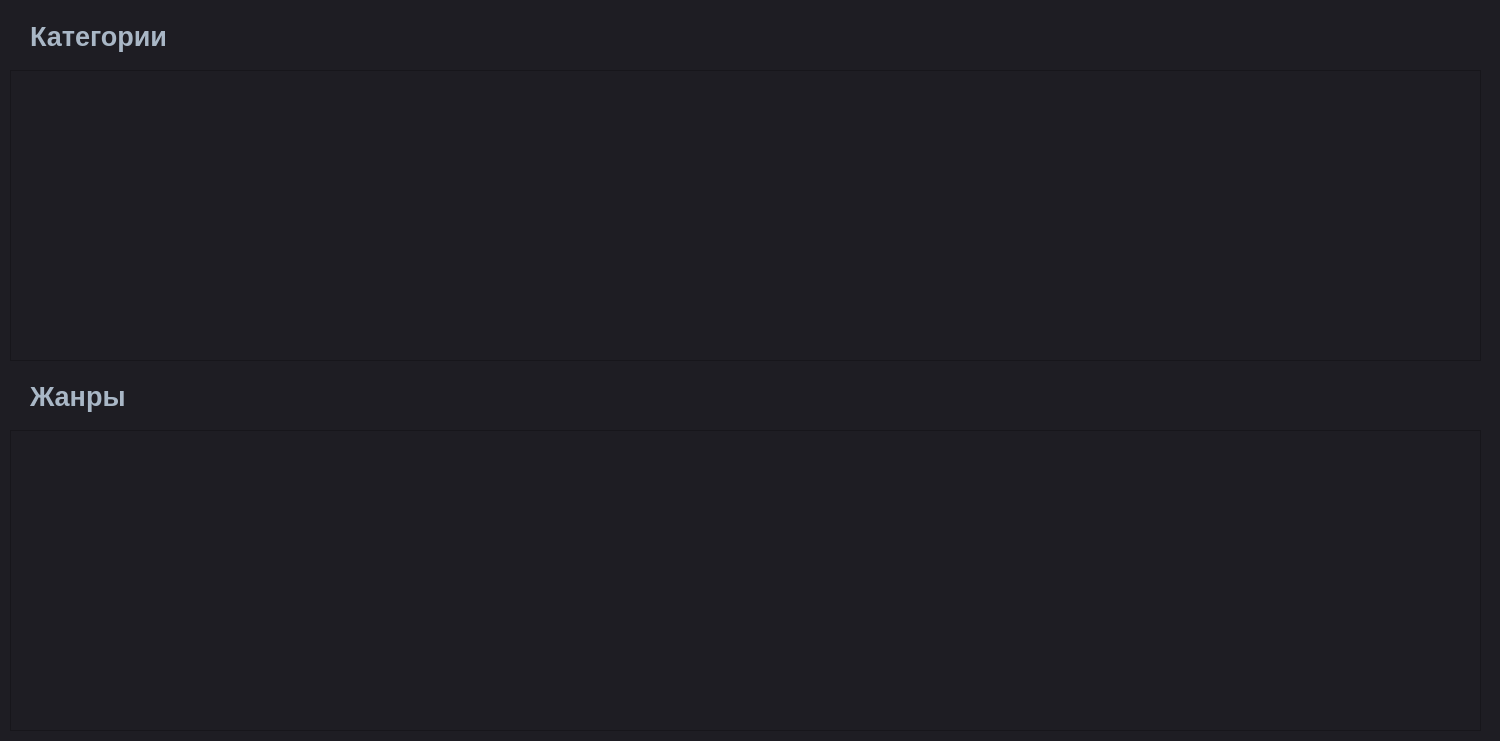
 <widget class="QFrame" name="CatalogFragment">
  <property name="geometry">
   <rect>
    <x>0</x>
    <y>0</y>
    <width>1500</width>
    <height>741</height>
   </rect>
  </property>
  <property name="minimumSize">
   <size>
    <width>1500</width>
    <height>741</height>
   </size>
  </property>
  <property name="maximumSize">
   <size>
    <width>1500</width>
    <height>741</height>
   </size>
  </property>
  <property name="windowTitle">
   <string>Frame</string>
  </property>
  <property name="styleSheet">
   <string notr="true">QFrame {
	background-color:#1e1d23;
}
QWidget {
	background-color:#1e1d23;
}
QMainWindow {
	background-color:#1e1d23;
}
QDialog {
	background-color:#1e1d23;
}
QColorDialog {
	background-color:#1e1d23;
}
QTextEdit {
	background-color:#1e1d23;
	color: #a9b7c6;
}
QPlainTextEdit {
	selection-background-color:#007b50;
	background-color:#1e1d23;
	border-style: solid;
	border-top-color: transparent;
	border-right-color: transparent;
	border-left-color: transparent;
	border-bottom-color: transparent;
	border-width: 1px;
	color: #a9b7c6;
}
QPushButton{
	border-style: solid;
	border-top-color: transparent;
	border-right-color: transparent;
	border-left-color: transparent;
	border-bottom-color: transparent;
	border-width: 1px;
	border-style: solid;
	color: #a9b7c6;
	padding: 2px;
	background-color: #1e1d23;
}
QPushButton::default{
	border-style: inset;
	border-top-color: transparent;
	border-right-color: transparent;
	border-left-color: transparent;
	border-bottom-color: #04b97f;
	border-width: 1px;
	color: #a9b7c6;
	padding: 2px;
	background-color: #1e1d23;
}
QToolButton {
	border-style: solid;
	border-top-color: transparent;
	border-right-color: transparent;
	border-left-color: transparent;
	border-bottom-color: #04b97f;
	border-bottom-width: 1px;
	border-style: solid;
	color: #a9b7c6;
	padding: 2px;
	background-color: #1e1d23;
}
QToolButton:hover{
	border-style: solid;
	border-top-color: transparent;
	border-right-color: transparent;
	border-left-color: transparent;
	border-bottom-color: #37efba;
	border-bottom-width: 2px;
	border-style: solid;
	color: #FFFFFF;
	padding-bottom: 1px;
	background-color: #1e1d23;
}
QPushButton:hover{
	border-style: solid;
	border-top-color: transparent;
	border-right-color: transparent;
	border-left-color: transparent;
	border-bottom-color: #37efba;
	border-bottom-width: 1px;
	border-style: solid;
	color: #FFFFFF;
	padding-bottom: 2px;
	background-color: #1e1d23;
}
QPushButton:pressed{
	border-style: solid;
	border-top-color: transparent;
	border-right-color: transparent;
	border-left-color: transparent;
	border-bottom-color: #37efba;
	border-bottom-width: 2px;
	border-style: solid;
	color: #37efba;
	padding-bottom: 1px;
	background-color: #1e1d23;
}
QPushButton:disabled{
	border-style: solid;
	border-top-color: transparent;
	border-right-color: transparent;
	border-left-color: transparent;
	border-bottom-color: #808086;
	border-bottom-width: 2px;
	border-style: solid;
	color: #808086;
	padding-bottom: 1px;
	background-color: #1e1d23;
}
QLineEdit {
	border-width: 1px; border-radius: 4px;
	border-color: rgb(58, 58, 58);
	border-style: inset;
	padding: 0 8px;
	color: #a9b7c6;
	background:#1e1d23;
	selection-background-color:#007b50;
	selection-color: #FFFFFF;
}
QLabel {
	color: #a9b7c6;
}
QLCDNumber {
	color: #37e6b4;
}
QProgressBar {
	text-align: center;
	color: rgb(240, 240, 240);
	border-width: 1px; 
	border-radius: 10px;
	border-color: rgb(58, 58, 58);
	border-style: inset;
	background-color:#1e1d23;
}
QProgressBar::chunk {
	background-color: #04b97f;
	border-radius: 5px;
}
QMenuBar {
	background-color: #1e1d23;
}
QMenuBar::item {
	color: #a9b7c6;
  	spacing: 3px;
  	padding: 1px 4px;
  	background: #1e1d23;
}

QMenuBar::item:selected {
  	background:#1e1d23;
	color: #FFFFFF;
}
QMenu::item:selected {
	border-style: solid;
	border-top-color: transparent;
	border-right-color: transparent;
	border-left-color: #04b97f;
	border-bottom-color: transparent;
	border-left-width: 2px;
	color: #FFFFFF;
	padding-left:15px;
	padding-top:4px;
	padding-bottom:4px;
	padding-right:7px;
	background-color: #1e1d23;
}
QMenu::item {
	border-style: solid;
	border-top-color: transparent;
	border-right-color: transparent;
	border-left-color: transparent;
	border-bottom-color: transparent;
	border-bottom-width: 1px;
	border-style: solid;
	color: #a9b7c6;
	padding-left:17px;
	padding-top:4px;
	padding-bottom:4px;
	padding-right:7px;
	background-color: #1e1d23;
}
QMenu{
	background-color:#1e1d23;
}
QTabWidget {
	color:rgb(0,0,0);
	background-color:#1e1d23;
}
QTabWidget::pane {
		border-color: rgb(77,77,77);
		background-color:#1e1d23;
		border-style: solid;
		border-width: 1px;
    	border-radius: 6px;
}
QTabBar::tab {
	border-style: solid;
	border-top-color: transparent;
	border-right-color: transparent;
	border-left-color: transparent;
	border-bottom-color: transparent;
	border-bottom-width: 1px;
	border-style: solid;
	color: #808086;
	padding: 3px;
	margin-left:3px;
	background-color: #1e1d23;
}
QTabBar::tab:selected, QTabBar::tab:last:selected, QTabBar::tab:hover {
  	border-style: solid;
	border-top-color: transparent;
	border-right-color: transparent;
	border-left-color: transparent;
	border-bottom-color: #04b97f;
	border-bottom-width: 2px;
	border-style: solid;
	color: #FFFFFF;
	padding-left: 3px;
	padding-bottom: 2px;
	margin-left:3px;
	background-color: #1e1d23;
}

QCheckBox {
	color: #a9b7c6;
	padding: 2px;
}
QCheckBox:disabled {
	color: #808086;
	padding: 2px;
}

QCheckBox:hover {
	border-radius:4px;
	border-style:solid;
	padding-left: 1px;
	padding-right: 1px;
	padding-bottom: 1px;
	padding-top: 1px;
	border-width:1px;
	border-color: rgb(87, 97, 106);
	background-color:#1e1d23;
}
QCheckBox::indicator:checked {

	height: 10px;
	width: 10px;
	border-style:solid;
	border-width: 1px;
	border-color: #04b97f;
	color: #a9b7c6;
	background-color: #04b97f;
}
QCheckBox::indicator:unchecked {

	height: 10px;
	width: 10px;
	border-style:solid;
	border-width: 1px;
	border-color: #04b97f;
	color: #a9b7c6;
	background-color: transparent;
}
QRadioButton {
	color: #a9b7c6;
	background-color: #1e1d23;
	padding: 1px;
}
QRadioButton::indicator:checked {
	height: 10px;
	width: 10px;
	border-style:solid;
	border-radius:5px;
	border-width: 1px;
	border-color: #04b97f;
	color: #a9b7c6;
	background-color: #04b97f;
}
QRadioButton::indicator:!checked {
	height: 10px;
	width: 10px;
	border-style:solid;
	border-radius:5px;
	border-width: 1px;
	border-color: #04b97f;
	color: #a9b7c6;
	background-color: transparent;
}
QStatusBar {
	color:#027f7f;
}
QSpinBox {
	color: #a9b7c6;	
	background-color: #1e1d23;
}
QDoubleSpinBox {
	color: #a9b7c6;	
	background-color: #1e1d23;
}
QTimeEdit {
	color: #a9b7c6;	
	background-color: #1e1d23;
}
QDateTimeEdit {
	color: #a9b7c6;	
	background-color: #1e1d23;
}
QDateEdit {
	color: #a9b7c6;	
	background-color: #1e1d23;
}
QComboBox {
	color: #a9b7c6;	
	background: #1e1d23;
}
QComboBox:editable {
	background: #1e1d23;
	color: #a9b7c6;
	selection-background-color: #1e1d23;
}
QComboBox QAbstractItemView {
	color: #a9b7c6;	
	background: #1e1d23;
	selection-color: #FFFFFF;
	selection-background-color: #1e1d23;
}
QComboBox:!editable:on, QComboBox::drop-down:editable:on {
	color: #a9b7c6;	
	background: #1e1d23;
}
QFontComboBox {
	color: #a9b7c6;	
	background-color: #1e1d23;
}
QToolBox {
	color: #a9b7c6;
	background-color: #1e1d23;
}
QToolBox::tab {
	color: #a9b7c6;
	background-color: #1e1d23;
}
QToolBox::tab:selected {
	color: #FFFFFF;
	background-color: #1e1d23;
}
QScrollArea {
	color: #FFFFFF;
	background-color: #1e1d23;
}
QSlider::groove:horizontal {
	height: 5px;
	background: #04b97f;
}
QSlider::groove:vertical {
	width: 5px;
	background: #04b97f;
}
QSlider::handle:horizontal {
	background: qlineargradient(x1:0, y1:0, x2:1, y2:1, stop:0 #b4b4b4, stop:1 #8f8f8f);
	border: 1px solid #5c5c5c;
	width: 14px;
	margin: -5px 0;
	border-radius: 7px;
}
QSlider::handle:vertical {
	background: qlineargradient(x1:1, y1:1, x2:0, y2:0, stop:0 #b4b4b4, stop:1 #8f8f8f);
	border: 1px solid #5c5c5c;
	height: 14px;
	margin: 0 -5px;
	border-radius: 7px;
}
QSlider::add-page:horizontal {
    background: white;
}
QSlider::add-page:vertical {
    background: white;
}
QSlider::sub-page:horizontal {
    background: #04b97f;
}
QSlider::sub-page:vertical {
    background: #04b97f;
}

QPushButton{
	border-style: solid;
	border-color: #050a0e;
	border-width: 1px;
	border-radius: 5px;
	color: #d3dae3;
	padding: 2px;
	background-color: #100E19;
}
QPushButton::default{
	border-style: solid;
	border-color: #050a0e;
	border-width: 1px;
	border-radius: 5px;
	color: #FFFFFF;
	padding: 2px;
	background-color: #151a1e;
}
QPushButton:hover{
	border-style: solid;
	border-top-color: qlineargradient(spread:pad, x1:0, y1:1, x2:1, y2:1, stop:0 #C0DB50, stop:0.4 #C0DB50, stop:0.5 #100E19, stop:1 #100E19);
    border-bottom-color: qlineargradient(spread:pad, x1:0, y1:1, x2:1, y2:1, stop:0 #100E19, stop:0.5 #100E19, stop:0.6 #C0DB50, stop:1 #C0DB50);
    border-left-color: qlineargradient(spread:pad, x1:0, y1:0, x2:0, y2:1, stop:0 #C0DB50, stop:0.3 #C0DB50, stop:0.7 #100E19, stop:1 #100E19);
    border-right-color: qlineargradient(spread:pad, x1:0, y1:1, x2:0, y2:0, stop:0 #C0DB50, stop:0.3 #C0DB50, stop:0.7 #100E19, stop:1 #100E19);
	border-width: 2px;
    border-radius: 1px;
	color: #d3dae3;
	padding: 2px;
}
QPushButton:pressed{
	border-style: solid;
	border-top-color: qlineargradient(spread:pad, x1:0, y1:1, x2:1, y2:1, stop:0 #d33af1, stop:0.4 #d33af1, stop:0.5 #100E19, stop:1 #100E19);
    border-bottom-color: qlineargradient(spread:pad, x1:0, y1:1, x2:1, y2:1, stop:0 #100E19, stop:0.5 #100E19, stop:0.6 #d33af1, stop:1 #d33af1);
    border-left-color: qlineargradient(spread:pad, x1:0, y1:0, x2:0, y2:1, stop:0 #d33af1, stop:0.3 #d33af1, stop:0.7 #100E19, stop:1 #100E19);
    border-right-color: qlineargradient(spread:pad, x1:0, y1:1, x2:0, y2:0, stop:0 #d33af1, stop:0.3 #d33af1, stop:0.7 #100E19, stop:1 #100E19);
	border-width: 2px;
    border-radius: 1px;
	color: #d3dae3;
	padding: 2px;
}</string>
  </property>
  <widget class="QLabel" name="label">
   <property name="geometry">
    <rect>
     <x>30</x>
     <y>20</y>
     <width>191</width>
     <height>33</height>
    </rect>
   </property>
   <property name="text">
    <string>&lt;html&gt;&lt;head/&gt;&lt;body&gt;&lt;p&gt;&lt;span style=&quot; font-size:20pt; font-weight:600;&quot;&gt;Категории&lt;/span&gt;&lt;/p&gt;&lt;/body&gt;&lt;/html&gt;</string>
   </property>
  </widget>
  <widget class="QLabel" name="label_2">
   <property name="geometry">
    <rect>
     <x>30</x>
     <y>380</y>
     <width>141</width>
     <height>33</height>
    </rect>
   </property>
   <property name="text">
    <string>&lt;html&gt;&lt;head/&gt;&lt;body&gt;&lt;p&gt;&lt;span style=&quot; font-size:20pt; font-weight:600;&quot;&gt;Жанры&lt;/span&gt;&lt;/p&gt;&lt;/body&gt;&lt;/html&gt;</string>
   </property>
  </widget>
  <widget class="QScrollArea" name="scrollArea">
   <property name="geometry">
    <rect>
     <x>10</x>
     <y>70</y>
     <width>1471</width>
     <height>291</height>
    </rect>
   </property>
   <property name="styleSheet">
    <string notr="true">QFrame {
	background-color:#1e1d23;
}
QScrollArea{
  color: qlineargradient(spread:pad, x1:0, y1:0, x2:1, y2:0, stop:0 rgba(0, 0, 0, 255), stop:1 rgba(255, 255, 255, 255))f;
	padding: 2px;
	background-color:qlineargradient(spread:pad, x1:0, y1:0, x2:1, y2:0, stop:0 rgba(0, 0, 0, 255), stop:1 rgba(255, 255, 255, 255))f;
}
QMainWindow {
	background-color:#1e1d23;
}
QDialog {
	background-color:#1e1d23;
}
QColorDialog {
	background-color:#1e1d23;
}
QTextEdit {
	background-color:#1e1d23;
	color: #a9b7c6;
}
QPlainTextEdit {
	selection-background-color:#007b50;
	background-color:#1e1d23;
	border-style: solid;
	border-top-color: transparent;
	border-right-color: transparent;
	border-left-color: transparent;
	border-bottom-color: transparent;
	border-width: 1px;
	color: #a9b7c6;
}
QPushButton{
	border-style: solid;
	border-top-color: transparent;
	border-right-color: transparent;
	border-left-color: transparent;
	border-bottom-color: transparent;
	border-width: 1px;
	border-style: solid;
	color: #a9b7c6;
	padding: 2px;
	background-color: #1e1d23;
}
QPushButton::default{
	border-style: inset;
	border-top-color: transparent;
	border-right-color: transparent;
	border-left-color: transparent;
	border-bottom-color: #04b97f;
	border-width: 1px;
	color: #a9b7c6;
	padding: 2px;
	background-color: #1e1d23;
}
QToolButton {
	border-style: solid;
	border-top-color: transparent;
	border-right-color: transparent;
	border-left-color: transparent;
	border-bottom-color: #04b97f;
	border-bottom-width: 1px;
	border-style: solid;
	color: #a9b7c6;
	padding: 2px;
	background-color: #1e1d23;
}
QToolButton:hover{
	border-style: solid;
	border-top-color: transparent;
	border-right-color: transparent;
	border-left-color: transparent;
	border-bottom-color: #37efba;
	border-bottom-width: 2px;
	border-style: solid;
	color: #FFFFFF;
	padding-bottom: 1px;
	background-color: #1e1d23;
}
QPushButton:hover{
	border-style: solid;
	border-top-color: transparent;
	border-right-color: transparent;
	border-left-color: transparent;
	border-bottom-color: #37efba;
	border-bottom-width: 1px;
	border-style: solid;
	color: #FFFFFF;
	padding-bottom: 2px;
	background-color: #1e1d23;
}
QPushButton:pressed{
	border-style: solid;
	border-top-color: transparent;
	border-right-color: transparent;
	border-left-color: transparent;
	border-bottom-color: #37efba;
	border-bottom-width: 2px;
	border-style: solid;
	color: #37efba;
	padding-bottom: 1px;
	background-color: #1e1d23;
}
QPushButton:disabled{
	border-style: solid;
	border-top-color: transparent;
	border-right-color: transparent;
	border-left-color: transparent;
	border-bottom-color: #808086;
	border-bottom-width: 2px;
	border-style: solid;
	color: #808086;
	padding-bottom: 1px;
	background-color: #1e1d23;
}
QLineEdit {
	border-width: 1px; border-radius: 4px;
	border-color: rgb(58, 58, 58);
	border-style: inset;
	padding: 0 8px;
	color: #a9b7c6;
	background:#1e1d23;
	selection-background-color:#007b50;
	selection-color: #FFFFFF;
}
QLabel {
	color: #a9b7c6;
}
QLCDNumber {
	color: #37e6b4;
}
QProgressBar {
	text-align: center;
	color: rgb(240, 240, 240);
	border-width: 1px; 
	border-radius: 10px;
	border-color: rgb(58, 58, 58);
	border-style: inset;
	background-color:#1e1d23;
}
QProgressBar::chunk {
	background-color: #04b97f;
	border-radius: 5px;
}
QMenuBar {
	background-color: #1e1d23;
}
QMenuBar::item {
	color: #a9b7c6;
  	spacing: 3px;
  	padding: 1px 4px;
  	background: #1e1d23;
}

QMenuBar::item:selected {
  	background:#1e1d23;
	color: #FFFFFF;
}
QMenu::item:selected {
	border-style: solid;
	border-top-color: transparent;
	border-right-color: transparent;
	border-left-color: #04b97f;
	border-bottom-color: transparent;
	border-left-width: 2px;
	color: #FFFFFF;
	padding-left:15px;
	padding-top:4px;
	padding-bottom:4px;
	padding-right:7px;
	background-color: #1e1d23;
}
QMenu::item {
	border-style: solid;
	border-top-color: transparent;
	border-right-color: transparent;
	border-left-color: transparent;
	border-bottom-color: transparent;
	border-bottom-width: 1px;
	border-style: solid;
	color: #a9b7c6;
	padding-left:17px;
	padding-top:4px;
	padding-bottom:4px;
	padding-right:7px;
	background-color: #1e1d23;
}
QMenu{
	background-color:#1e1d23;
}
QTabWidget {
	color:rgb(0,0,0);
	background-color:#1e1d23;
}
QTabWidget::pane {
		border-color: rgb(77,77,77);
		background-color:#1e1d23;
		border-style: solid;
		border-width: 1px;
    	border-radius: 6px;
}
QTabBar::tab {
	border-style: solid;
	border-top-color: transparent;
	border-right-color: transparent;
	border-left-color: transparent;
	border-bottom-color: transparent;
	border-bottom-width: 1px;
	border-style: solid;
	color: #808086;
	padding: 3px;
	margin-left:3px;
	background-color: #1e1d23;
}
QTabBar::tab:selected, QTabBar::tab:last:selected, QTabBar::tab:hover {
  	border-style: solid;
	border-top-color: transparent;
	border-right-color: transparent;
	border-left-color: transparent;
	border-bottom-color: #04b97f;
	border-bottom-width: 2px;
	border-style: solid;
	color: #FFFFFF;
	padding-left: 3px;
	padding-bottom: 2px;
	margin-left:3px;
	background-color: #1e1d23;
}

QCheckBox {
	color: #a9b7c6;
	padding: 2px;
}
QCheckBox:disabled {
	color: #808086;
	padding: 2px;
}

QCheckBox:hover {
	border-radius:4px;
	border-style:solid;
	padding-left: 1px;
	padding-right: 1px;
	padding-bottom: 1px;
	padding-top: 1px;
	border-width:1px;
	border-color: rgb(87, 97, 106);
	background-color:#1e1d23;
}
QCheckBox::indicator:checked {

	height: 10px;
	width: 10px;
	border-style:solid;
	border-width: 1px;
	border-color: #04b97f;
	color: #a9b7c6;
	background-color: #04b97f;
}
QCheckBox::indicator:unchecked {

	height: 10px;
	width: 10px;
	border-style:solid;
	border-width: 1px;
	border-color: #04b97f;
	color: #a9b7c6;
	background-color: transparent;
}
QRadioButton {
	color: #a9b7c6;
	background-color: #1e1d23;
	padding: 1px;
}
QRadioButton::indicator:checked {
	height: 10px;
	width: 10px;
	border-style:solid;
	border-radius:5px;
	border-width: 1px;
	border-color: #04b97f;
	color: #a9b7c6;
	background-color: #04b97f;
}
QRadioButton::indicator:!checked {
	height: 10px;
	width: 10px;
	border-style:solid;
	border-radius:5px;
	border-width: 1px;
	border-color: #04b97f;
	color: #a9b7c6;
	background-color: transparent;
}
QStatusBar {
	color:#027f7f;
}
QSpinBox {
	color: #a9b7c6;	
	background-color: #1e1d23;
}
QDoubleSpinBox {
	color: #a9b7c6;	
	background-color: #1e1d23;
}
QTimeEdit {
	color: #a9b7c6;	
	background-color: #1e1d23;
}
QDateTimeEdit {
	color: #a9b7c6;	
	background-color: #1e1d23;
}
QDateEdit {
	color: #a9b7c6;	
	background-color: #1e1d23;
}
QComboBox {
	color: #a9b7c6;	
	background: #1e1d23;
}
QComboBox:editable {
	background: #1e1d23;
	color: #a9b7c6;
	selection-background-color: #1e1d23;
}
QComboBox QAbstractItemView {
	color: #a9b7c6;	
	background: #1e1d23;
	selection-color: #FFFFFF;
	selection-background-color: #1e1d23;
}
QComboBox:!editable:on, QComboBox::drop-down:editable:on {
	color: #a9b7c6;	
	background: #1e1d23;
}
QFontComboBox {
	color: #a9b7c6;	
	background-color: #1e1d23;
}
QToolBox {
	color: #a9b7c6;
	background-color: #1e1d23;
}
QToolBox::tab {
	color: #a9b7c6;
	background-color: #1e1d23;
}
QToolBox::tab:selected {
	color: #FFFFFF;
	background-color: #1e1d23;
}
QScrollArea {
	color: #FFFFFF;
	background-color: #1e1d23;
}
QSlider::groove:horizontal {
	height: 5px;
	background: #04b97f;
}
QSlider::groove:vertical {
	width: 5px;
	background: #04b97f;
}
QSlider::handle:horizontal {
	background: qlineargradient(x1:0, y1:0, x2:1, y2:1, stop:0 #b4b4b4, stop:1 #8f8f8f);
	border: 1px solid #5c5c5c;
	width: 14px;
	margin: -5px 0;
	border-radius: 7px;
}
QSlider::handle:vertical {
	background: qlineargradient(x1:1, y1:1, x2:0, y2:0, stop:0 #b4b4b4, stop:1 #8f8f8f);
	border: 1px solid #5c5c5c;
	height: 14px;
	margin: 0 -5px;
	border-radius: 7px;
}
QSlider::add-page:horizontal {
    background: white;
}
QSlider::add-page:vertical {
    background: white;
}
QSlider::sub-page:horizontal {
    background: #04b97f;
}
QSlider::sub-page:vertical {
    background: #04b97f;
}

QPushButton{
	border-style: solid;
	border-color: #050a0e;
	border-width: 1px;
	border-radius: 5px;
	color: #d3dae3;
	padding: 2px;
	background-color: #100E19;
}
QPushButton::default{
	border-style: solid;
	border-color: #050a0e;
	border-width: 1px;
	border-radius: 5px;
	color: #FFFFFF;
	padding: 2px;
	background-color: #151a1e;
}
QPushButton:hover{
	border-style: solid;
	border-top-color: qlineargradient(spread:pad, x1:0, y1:1, x2:1, y2:1, stop:0 #C0DB50, stop:0.4 #C0DB50, stop:0.5 #100E19, stop:1 #100E19);
    border-bottom-color: qlineargradient(spread:pad, x1:0, y1:1, x2:1, y2:1, stop:0 #100E19, stop:0.5 #100E19, stop:0.6 #C0DB50, stop:1 #C0DB50);
    border-left-color: qlineargradient(spread:pad, x1:0, y1:0, x2:0, y2:1, stop:0 #C0DB50, stop:0.3 #C0DB50, stop:0.7 #100E19, stop:1 #100E19);
    border-right-color: qlineargradient(spread:pad, x1:0, y1:1, x2:0, y2:0, stop:0 #C0DB50, stop:0.3 #C0DB50, stop:0.7 #100E19, stop:1 #100E19);
	border-width: 2px;
    border-radius: 1px;
	color: #d3dae3;
	padding: 2px;
}
QPushButton:pressed{
	border-style: solid;
	border-top-color: qlineargradient(spread:pad, x1:0, y1:1, x2:1, y2:1, stop:0 #d33af1, stop:0.4 #d33af1, stop:0.5 #100E19, stop:1 #100E19);
    border-bottom-color: qlineargradient(spread:pad, x1:0, y1:1, x2:1, y2:1, stop:0 #100E19, stop:0.5 #100E19, stop:0.6 #d33af1, stop:1 #d33af1);
    border-left-color: qlineargradient(spread:pad, x1:0, y1:0, x2:0, y2:1, stop:0 #d33af1, stop:0.3 #d33af1, stop:0.7 #100E19, stop:1 #100E19);
    border-right-color: qlineargradient(spread:pad, x1:0, y1:1, x2:0, y2:0, stop:0 #d33af1, stop:0.3 #d33af1, stop:0.7 #100E19, stop:1 #100E19);
	border-width: 2px;
    border-radius: 1px;
	color: #d3dae3;
	padding: 2px;
}</string>
   </property>
   <property name="verticalScrollBarPolicy">
    <enum>Qt::ScrollBarAlwaysOff</enum>
   </property>
   <property name="widgetResizable">
    <bool>true</bool>
   </property>
   <widget class="QWidget" name="scrollAreaWidgetContents">
    <property name="geometry">
     <rect>
      <x>0</x>
      <y>0</y>
      <width>1465</width>
      <height>285</height>
     </rect>
    </property>
   </widget>
  </widget>
  <widget class="QScrollArea" name="scrollArea_2">
   <property name="geometry">
    <rect>
     <x>10</x>
     <y>430</y>
     <width>1471</width>
     <height>301</height>
    </rect>
   </property>
   <property name="styleSheet">
    <string notr="true">QFrame {
	background-color:#1e1d23;
}
QMainWindow {
	background-color:#1e1d23;
}
QDialog {
	background-color:#1e1d23;
}
QColorDialog {
	background-color:#1e1d23;
}
QTextEdit {
	background-color:#1e1d23;
	color: #a9b7c6;
}
QPlainTextEdit {
	selection-background-color:#007b50;
	background-color:#1e1d23;
	border-style: solid;
	border-top-color: transparent;
	border-right-color: transparent;
	border-left-color: transparent;
	border-bottom-color: transparent;
	border-width: 1px;
	color: #a9b7c6;
}
QPushButton{
	border-style: solid;
	border-top-color: transparent;
	border-right-color: transparent;
	border-left-color: transparent;
	border-bottom-color: transparent;
	border-width: 1px;
	border-style: solid;
	color: #a9b7c6;
	padding: 2px;
	background-color: #1e1d23;
}
QPushButton::default{
	border-style: inset;
	border-top-color: transparent;
	border-right-color: transparent;
	border-left-color: transparent;
	border-bottom-color: #04b97f;
	border-width: 1px;
	color: #a9b7c6;
	padding: 2px;
	background-color: #1e1d23;
}
QToolButton {
	border-style: solid;
	border-top-color: transparent;
	border-right-color: transparent;
	border-left-color: transparent;
	border-bottom-color: #04b97f;
	border-bottom-width: 1px;
	border-style: solid;
	color: #a9b7c6;
	padding: 2px;
	background-color: #1e1d23;
}
QToolButton:hover{
	border-style: solid;
	border-top-color: transparent;
	border-right-color: transparent;
	border-left-color: transparent;
	border-bottom-color: #37efba;
	border-bottom-width: 2px;
	border-style: solid;
	color: #FFFFFF;
	padding-bottom: 1px;
	background-color: #1e1d23;
}
QPushButton:hover{
	border-style: solid;
	border-top-color: transparent;
	border-right-color: transparent;
	border-left-color: transparent;
	border-bottom-color: #37efba;
	border-bottom-width: 1px;
	border-style: solid;
	color: #FFFFFF;
	padding-bottom: 2px;
	background-color: #1e1d23;
}
QPushButton:pressed{
	border-style: solid;
	border-top-color: transparent;
	border-right-color: transparent;
	border-left-color: transparent;
	border-bottom-color: #37efba;
	border-bottom-width: 2px;
	border-style: solid;
	color: #37efba;
	padding-bottom: 1px;
	background-color: #1e1d23;
}
QPushButton:disabled{
	border-style: solid;
	border-top-color: transparent;
	border-right-color: transparent;
	border-left-color: transparent;
	border-bottom-color: #808086;
	border-bottom-width: 2px;
	border-style: solid;
	color: #808086;
	padding-bottom: 1px;
	background-color: #1e1d23;
}
QLineEdit {
	border-width: 1px; border-radius: 4px;
	border-color: rgb(58, 58, 58);
	border-style: inset;
	padding: 0 8px;
	color: #a9b7c6;
	background:#1e1d23;
	selection-background-color:#007b50;
	selection-color: #FFFFFF;
}
QLabel {
	color: #a9b7c6;
}
QLCDNumber {
	color: #37e6b4;
}
QProgressBar {
	text-align: center;
	color: rgb(240, 240, 240);
	border-width: 1px; 
	border-radius: 10px;
	border-color: rgb(58, 58, 58);
	border-style: inset;
	background-color:#1e1d23;
}
QProgressBar::chunk {
	background-color: #04b97f;
	border-radius: 5px;
}
QMenuBar {
	background-color: #1e1d23;
}
QMenuBar::item {
	color: #a9b7c6;
  	spacing: 3px;
  	padding: 1px 4px;
  	background: #1e1d23;
}

QMenuBar::item:selected {
  	background:#1e1d23;
	color: #FFFFFF;
}
QMenu::item:selected {
	border-style: solid;
	border-top-color: transparent;
	border-right-color: transparent;
	border-left-color: #04b97f;
	border-bottom-color: transparent;
	border-left-width: 2px;
	color: #FFFFFF;
	padding-left:15px;
	padding-top:4px;
	padding-bottom:4px;
	padding-right:7px;
	background-color: #1e1d23;
}
QMenu::item {
	border-style: solid;
	border-top-color: transparent;
	border-right-color: transparent;
	border-left-color: transparent;
	border-bottom-color: transparent;
	border-bottom-width: 1px;
	border-style: solid;
	color: #a9b7c6;
	padding-left:17px;
	padding-top:4px;
	padding-bottom:4px;
	padding-right:7px;
	background-color: #1e1d23;
}
QMenu{
	background-color:#1e1d23;
}
QTabWidget {
	color:rgb(0,0,0);
	background-color:#1e1d23;
}
QTabWidget::pane {
		border-color: rgb(77,77,77);
		background-color:#1e1d23;
		border-style: solid;
		border-width: 1px;
    	border-radius: 6px;
}
QTabBar::tab {
	border-style: solid;
	border-top-color: transparent;
	border-right-color: transparent;
	border-left-color: transparent;
	border-bottom-color: transparent;
	border-bottom-width: 1px;
	border-style: solid;
	color: #808086;
	padding: 3px;
	margin-left:3px;
	background-color: #1e1d23;
}
QTabBar::tab:selected, QTabBar::tab:last:selected, QTabBar::tab:hover {
  	border-style: solid;
	border-top-color: transparent;
	border-right-color: transparent;
	border-left-color: transparent;
	border-bottom-color: #04b97f;
	border-bottom-width: 2px;
	border-style: solid;
	color: #FFFFFF;
	padding-left: 3px;
	padding-bottom: 2px;
	margin-left:3px;
	background-color: #1e1d23;
}

QCheckBox {
	color: #a9b7c6;
	padding: 2px;
}
QCheckBox:disabled {
	color: #808086;
	padding: 2px;
}

QCheckBox:hover {
	border-radius:4px;
	border-style:solid;
	padding-left: 1px;
	padding-right: 1px;
	padding-bottom: 1px;
	padding-top: 1px;
	border-width:1px;
	border-color: rgb(87, 97, 106);
	background-color:#1e1d23;
}
QCheckBox::indicator:checked {

	height: 10px;
	width: 10px;
	border-style:solid;
	border-width: 1px;
	border-color: #04b97f;
	color: #a9b7c6;
	background-color: #04b97f;
}
QCheckBox::indicator:unchecked {

	height: 10px;
	width: 10px;
	border-style:solid;
	border-width: 1px;
	border-color: #04b97f;
	color: #a9b7c6;
	background-color: transparent;
}
QRadioButton {
	color: #a9b7c6;
	background-color: #1e1d23;
	padding: 1px;
}
QRadioButton::indicator:checked {
	height: 10px;
	width: 10px;
	border-style:solid;
	border-radius:5px;
	border-width: 1px;
	border-color: #04b97f;
	color: #a9b7c6;
	background-color: #04b97f;
}
QRadioButton::indicator:!checked {
	height: 10px;
	width: 10px;
	border-style:solid;
	border-radius:5px;
	border-width: 1px;
	border-color: #04b97f;
	color: #a9b7c6;
	background-color: transparent;
}
QStatusBar {
	color:#027f7f;
}
QSpinBox {
	color: #a9b7c6;	
	background-color: #1e1d23;
}
QDoubleSpinBox {
	color: #a9b7c6;	
	background-color: #1e1d23;
}
QTimeEdit {
	color: #a9b7c6;	
	background-color: #1e1d23;
}
QDateTimeEdit {
	color: #a9b7c6;	
	background-color: #1e1d23;
}
QDateEdit {
	color: #a9b7c6;	
	background-color: #1e1d23;
}
QComboBox {
	color: #a9b7c6;	
	background: #1e1d23;
}
QComboBox:editable {
	background: #1e1d23;
	color: #a9b7c6;
	selection-background-color: #1e1d23;
}
QComboBox QAbstractItemView {
	color: #a9b7c6;	
	background: #1e1d23;
	selection-color: #FFFFFF;
	selection-background-color: #1e1d23;
}
QComboBox:!editable:on, QComboBox::drop-down:editable:on {
	color: #a9b7c6;	
	background: #1e1d23;
}
QFontComboBox {
	color: #a9b7c6;	
	background-color: #1e1d23;
}
QToolBox {
	color: #a9b7c6;
	background-color: #1e1d23;
}
QToolBox::tab {
	color: #a9b7c6;
	background-color: #1e1d23;
}
QToolBox::tab:selected {
	color: #FFFFFF;
	background-color: #1e1d23;
}
QScrollArea {
	color: #FFFFFF;
	background-color: #1e1d23;
}
QSlider::groove:horizontal {
	height: 5px;
	background: #04b97f;
}
QSlider::groove:vertical {
	width: 5px;
	background: #04b97f;
}
QSlider::handle:horizontal {
	background: qlineargradient(x1:0, y1:0, x2:1, y2:1, stop:0 #b4b4b4, stop:1 #8f8f8f);
	border: 1px solid #5c5c5c;
	width: 14px;
	margin: -5px 0;
	border-radius: 7px;
}
QSlider::handle:vertical {
	background: qlineargradient(x1:1, y1:1, x2:0, y2:0, stop:0 #b4b4b4, stop:1 #8f8f8f);
	border: 1px solid #5c5c5c;
	height: 14px;
	margin: 0 -5px;
	border-radius: 7px;
}
QSlider::add-page:horizontal {
    background: white;
}
QSlider::add-page:vertical {
    background: white;
}
QSlider::sub-page:horizontal {
    background: #04b97f;
}
QSlider::sub-page:vertical {
    background: #04b97f;
}

QPushButton{
	border-style: solid;
	border-color: #050a0e;
	border-width: 1px;
	border-radius: 5px;
	color: #d3dae3;
	padding: 2px;
	background-color: #100E19;
}
QPushButton::default{
	border-style: solid;
	border-color: #050a0e;
	border-width: 1px;
	border-radius: 5px;
	color: #FFFFFF;
	padding: 2px;
	background-color: #151a1e;
}
QPushButton:hover{
	border-style: solid;
	border-top-color: qlineargradient(spread:pad, x1:0, y1:1, x2:1, y2:1, stop:0 #C0DB50, stop:0.4 #C0DB50, stop:0.5 #100E19, stop:1 #100E19);
    border-bottom-color: qlineargradient(spread:pad, x1:0, y1:1, x2:1, y2:1, stop:0 #100E19, stop:0.5 #100E19, stop:0.6 #C0DB50, stop:1 #C0DB50);
    border-left-color: qlineargradient(spread:pad, x1:0, y1:0, x2:0, y2:1, stop:0 #C0DB50, stop:0.3 #C0DB50, stop:0.7 #100E19, stop:1 #100E19);
    border-right-color: qlineargradient(spread:pad, x1:0, y1:1, x2:0, y2:0, stop:0 #C0DB50, stop:0.3 #C0DB50, stop:0.7 #100E19, stop:1 #100E19);
	border-width: 2px;
    border-radius: 1px;
	color: #d3dae3;
	padding: 2px;
}
QPushButton:pressed{
	border-style: solid;
	border-top-color: qlineargradient(spread:pad, x1:0, y1:1, x2:1, y2:1, stop:0 #d33af1, stop:0.4 #d33af1, stop:0.5 #100E19, stop:1 #100E19);
    border-bottom-color: qlineargradient(spread:pad, x1:0, y1:1, x2:1, y2:1, stop:0 #100E19, stop:0.5 #100E19, stop:0.6 #d33af1, stop:1 #d33af1);
    border-left-color: qlineargradient(spread:pad, x1:0, y1:0, x2:0, y2:1, stop:0 #d33af1, stop:0.3 #d33af1, stop:0.7 #100E19, stop:1 #100E19);
    border-right-color: qlineargradient(spread:pad, x1:0, y1:1, x2:0, y2:0, stop:0 #d33af1, stop:0.3 #d33af1, stop:0.7 #100E19, stop:1 #100E19);
	border-width: 2px;
    border-radius: 1px;
	color: #d3dae3;
	padding: 2px;
}</string>
   </property>
   <property name="verticalScrollBarPolicy">
    <enum>Qt::ScrollBarAlwaysOff</enum>
   </property>
   <property name="widgetResizable">
    <bool>true</bool>
   </property>
   <widget class="QWidget" name="scrollAreaWidgetContents_2">
    <property name="geometry">
     <rect>
      <x>0</x>
      <y>0</y>
      <width>1469</width>
      <height>299</height>
     </rect>
    </property>
   </widget>
  </widget>
 </widget>
